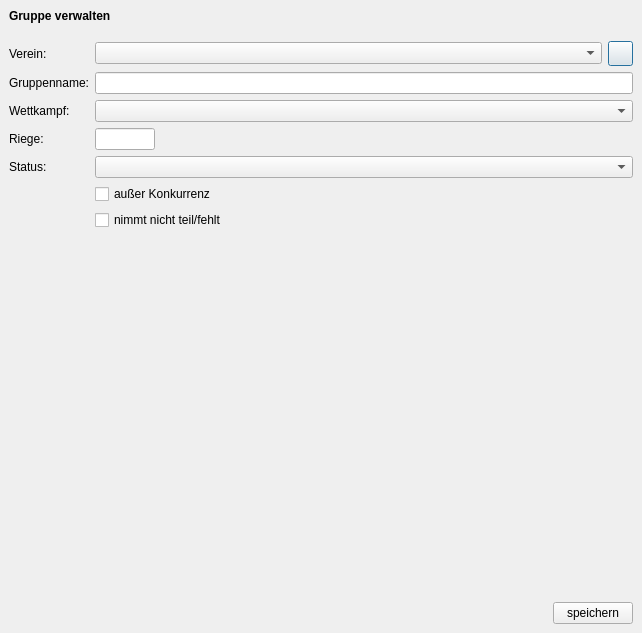
<?xml version="1.0" encoding="UTF-8"?>
<ui version="4.0">
 <class>Group_Dialog_Ui</class>
 <widget class="QDialog" name="Group_Dialog_Ui">
  <property name="geometry">
   <rect>
    <x>0</x>
    <y>0</y>
    <width>642</width>
    <height>633</height>
   </rect>
  </property>
  <property name="windowTitle">
   <string>TurnFix - Gruppenverwaltung</string>
  </property>
  <property name="windowIcon">
   <iconset resource="../../../../resources/TurnFix.qrc">
    <normaloff>:/appicons/icon.png</normaloff>:/appicons/icon.png</iconset>
  </property>
  <layout class="QGridLayout" name="gridLayout">
   <property name="margin">
    <number>0</number>
   </property>
   <property name="spacing">
    <number>0</number>
   </property>
   <item row="1" column="1">
    <widget class="QStackedWidget" name="stackedWidget">
     <property name="currentIndex">
      <number>0</number>
     </property>
     <widget class="QWidget" name="page">
      <layout class="QGridLayout" name="gridLayout_8">
       <item row="0" column="0">
        <widget class="QLabel" name="lbl_club">
         <property name="text">
          <string>Verein:</string>
         </property>
        </widget>
       </item>
       <item row="0" column="1">
        <widget class="QComboBox" name="cmb_club">
         <property name="sizePolicy">
          <sizepolicy hsizetype="Expanding" vsizetype="Fixed">
           <horstretch>0</horstretch>
           <verstretch>0</verstretch>
          </sizepolicy>
         </property>
         <property name="minimumSize">
          <size>
           <width>0</width>
           <height>0</height>
          </size>
         </property>
         <property name="maximumSize">
          <size>
           <width>16777215</width>
           <height>16777215</height>
          </size>
         </property>
        </widget>
       </item>
       <item row="0" column="2">
        <widget class="QPushButton" name="but_addclub">
         <property name="minimumSize">
          <size>
           <width>25</width>
           <height>25</height>
          </size>
         </property>
         <property name="maximumSize">
          <size>
           <width>25</width>
           <height>25</height>
          </size>
         </property>
         <property name="text">
          <string/>
         </property>
         <property name="icon">
          <iconset resource="../../../../resources/TurnFix.qrc">
           <normaloff>:/appicons/plus.png</normaloff>:/appicons/plus.png</iconset>
         </property>
         <property name="iconSize">
          <size>
           <width>15</width>
           <height>15</height>
          </size>
         </property>
        </widget>
       </item>
       <item row="1" column="0">
        <widget class="QLabel" name="lbl_tno">
         <property name="text">
          <string>Gruppenname:</string>
         </property>
        </widget>
       </item>
       <item row="1" column="1" colspan="2">
        <widget class="QLineEdit" name="txt_name"/>
       </item>
       <item row="2" column="0">
        <widget class="QLabel" name="lbl_wk">
         <property name="text">
          <string>Wettkampf:</string>
         </property>
        </widget>
       </item>
       <item row="2" column="1" colspan="2">
        <widget class="QComboBox" name="cmb_wk">
         <property name="sizePolicy">
          <sizepolicy hsizetype="Expanding" vsizetype="Fixed">
           <horstretch>0</horstretch>
           <verstretch>0</verstretch>
          </sizepolicy>
         </property>
         <property name="minimumSize">
          <size>
           <width>0</width>
           <height>0</height>
          </size>
         </property>
         <property name="maximumSize">
          <size>
           <width>16777215</width>
           <height>16777215</height>
          </size>
         </property>
        </widget>
       </item>
       <item row="3" column="0">
        <widget class="QLabel" name="lbl_rg">
         <property name="text">
          <string>Riege:</string>
         </property>
        </widget>
       </item>
       <item row="3" column="1">
        <widget class="QLineEdit" name="txt_rg">
         <property name="sizePolicy">
          <sizepolicy hsizetype="Fixed" vsizetype="Fixed">
           <horstretch>0</horstretch>
           <verstretch>0</verstretch>
          </sizepolicy>
         </property>
         <property name="minimumSize">
          <size>
           <width>60</width>
           <height>0</height>
          </size>
         </property>
         <property name="maximumSize">
          <size>
           <width>60</width>
           <height>16777215</height>
          </size>
         </property>
         <property name="maxLength">
          <number>5</number>
         </property>
        </widget>
       </item>
       <item row="4" column="0">
        <widget class="QLabel" name="label">
         <property name="text">
          <string>Status:</string>
         </property>
        </widget>
       </item>
       <item row="4" column="1" colspan="2">
        <widget class="QComboBox" name="cmb_status"/>
       </item>
       <item row="5" column="1" colspan="2">
        <widget class="QCheckBox" name="chk_ak">
         <property name="text">
          <string>außer Konkurrenz</string>
         </property>
        </widget>
       </item>
       <item row="6" column="1" colspan="2">
        <widget class="QCheckBox" name="chk_miss">
         <property name="text">
          <string>nimmt nicht teil/fehlt</string>
         </property>
        </widget>
       </item>
       <item row="7" column="1">
        <spacer name="verticalSpacer_4">
         <property name="orientation">
          <enum>Qt::Vertical</enum>
         </property>
         <property name="sizeHint" stdset="0">
          <size>
           <width>20</width>
           <height>40</height>
          </size>
         </property>
        </spacer>
       </item>
      </layout>
     </widget>
     <widget class="QWidget" name="page_2">
      <layout class="QGridLayout" name="gridLayout_2">
       <item row="0" column="0">
        <widget class="QTableView" name="tbl_tn">
         <property name="editTriggers">
          <set>QAbstractItemView::NoEditTriggers</set>
         </property>
         <property name="alternatingRowColors">
          <bool>true</bool>
         </property>
         <property name="selectionMode">
          <enum>QAbstractItemView::ExtendedSelection</enum>
         </property>
         <property name="selectionBehavior">
          <enum>QAbstractItemView::SelectRows</enum>
         </property>
         <attribute name="horizontalHeaderHighlightSections">
          <bool>false</bool>
         </attribute>
         <attribute name="verticalHeaderVisible">
          <bool>false</bool>
         </attribute>
         <attribute name="verticalHeaderDefaultSectionSize">
          <number>20</number>
         </attribute>
         <attribute name="verticalHeaderVisible">
          <bool>false</bool>
         </attribute>
         <attribute name="verticalHeaderDefaultSectionSize">
          <number>20</number>
         </attribute>
         <attribute name="horizontalHeaderHighlightSections">
          <bool>false</bool>
         </attribute>
        </widget>
       </item>
       <item row="1" column="0">
        <widget class="QWidget" name="widget_2" native="true">
         <layout class="QHBoxLayout" name="horizontalLayout_3">
          <property name="margin">
           <number>0</number>
          </property>
          <item>
           <spacer name="horizontalSpacer">
            <property name="orientation">
             <enum>Qt::Horizontal</enum>
            </property>
            <property name="sizeHint" stdset="0">
             <size>
              <width>40</width>
              <height>20</height>
             </size>
            </property>
           </spacer>
          </item>
          <item>
           <widget class="QPushButton" name="but_add">
            <property name="sizePolicy">
             <sizepolicy hsizetype="Fixed" vsizetype="Fixed">
              <horstretch>0</horstretch>
              <verstretch>0</verstretch>
             </sizepolicy>
            </property>
            <property name="minimumSize">
             <size>
              <width>25</width>
              <height>25</height>
             </size>
            </property>
            <property name="maximumSize">
             <size>
              <width>25</width>
              <height>25</height>
             </size>
            </property>
            <property name="toolTip">
             <string>Strg+Pfeil links</string>
            </property>
            <property name="icon">
             <iconset resource="../../../../resources/TurnFix.qrc">
              <normaloff>:/appicons/up.png</normaloff>:/appicons/up.png</iconset>
            </property>
            <property name="iconSize">
             <size>
              <width>15</width>
              <height>15</height>
             </size>
            </property>
            <property name="shortcut">
             <string>Ctrl+Left</string>
            </property>
           </widget>
          </item>
          <item>
           <widget class="QPushButton" name="but_del">
            <property name="sizePolicy">
             <sizepolicy hsizetype="Fixed" vsizetype="Fixed">
              <horstretch>0</horstretch>
              <verstretch>0</verstretch>
             </sizepolicy>
            </property>
            <property name="minimumSize">
             <size>
              <width>25</width>
              <height>25</height>
             </size>
            </property>
            <property name="maximumSize">
             <size>
              <width>25</width>
              <height>25</height>
             </size>
            </property>
            <property name="toolTip">
             <string>Strg+Pfeil rechts</string>
            </property>
            <property name="text">
             <string/>
            </property>
            <property name="icon">
             <iconset resource="../../../../resources/TurnFix.qrc">
              <normaloff>:/appicons/down.png</normaloff>:/appicons/down.png</iconset>
            </property>
            <property name="iconSize">
             <size>
              <width>15</width>
              <height>15</height>
             </size>
            </property>
            <property name="shortcut">
             <string>Ctrl+Right</string>
            </property>
           </widget>
          </item>
          <item>
           <spacer name="horizontalSpacer_2">
            <property name="orientation">
             <enum>Qt::Horizontal</enum>
            </property>
            <property name="sizeHint" stdset="0">
             <size>
              <width>40</width>
              <height>20</height>
             </size>
            </property>
           </spacer>
          </item>
         </layout>
        </widget>
       </item>
       <item row="2" column="0" rowspan="3">
        <widget class="QTableView" name="tbl_avtn">
         <property name="sizePolicy">
          <sizepolicy hsizetype="Expanding" vsizetype="Expanding">
           <horstretch>0</horstretch>
           <verstretch>0</verstretch>
          </sizepolicy>
         </property>
         <property name="editTriggers">
          <set>QAbstractItemView::NoEditTriggers</set>
         </property>
         <property name="alternatingRowColors">
          <bool>true</bool>
         </property>
         <property name="selectionBehavior">
          <enum>QAbstractItemView::SelectRows</enum>
         </property>
         <attribute name="horizontalHeaderHighlightSections">
          <bool>false</bool>
         </attribute>
         <attribute name="verticalHeaderVisible">
          <bool>false</bool>
         </attribute>
         <attribute name="verticalHeaderDefaultSectionSize">
          <number>20</number>
         </attribute>
         <attribute name="verticalHeaderVisible">
          <bool>false</bool>
         </attribute>
         <attribute name="verticalHeaderDefaultSectionSize">
          <number>20</number>
         </attribute>
         <attribute name="horizontalHeaderHighlightSections">
          <bool>false</bool>
         </attribute>
        </widget>
       </item>
       <item row="2" column="1">
        <widget class="QPushButton" name="but_TNadd">
         <property name="sizePolicy">
          <sizepolicy hsizetype="Fixed" vsizetype="Fixed">
           <horstretch>0</horstretch>
           <verstretch>0</verstretch>
          </sizepolicy>
         </property>
         <property name="minimumSize">
          <size>
           <width>25</width>
           <height>25</height>
          </size>
         </property>
         <property name="maximumSize">
          <size>
           <width>25</width>
           <height>25</height>
          </size>
         </property>
         <property name="toolTip">
          <string>Strg++</string>
         </property>
         <property name="text">
          <string/>
         </property>
         <property name="icon">
          <iconset resource="../../../../resources/TurnFix.qrc">
           <normaloff>:/appicons/plus.png</normaloff>:/appicons/plus.png</iconset>
         </property>
         <property name="iconSize">
          <size>
           <width>15</width>
           <height>15</height>
          </size>
         </property>
         <property name="shortcut">
          <string>Ctrl++</string>
         </property>
        </widget>
       </item>
       <item row="3" column="1">
        <widget class="QPushButton" name="but_TNedit">
         <property name="minimumSize">
          <size>
           <width>25</width>
           <height>25</height>
          </size>
         </property>
         <property name="maximumSize">
          <size>
           <width>25</width>
           <height>25</height>
          </size>
         </property>
         <property name="toolTip">
          <string>Strg+E</string>
         </property>
         <property name="icon">
          <iconset resource="../../../../resources/TurnFix.qrc">
           <normaloff>:/appicons/edit.png</normaloff>:/appicons/edit.png</iconset>
         </property>
         <property name="shortcut">
          <string>Ctrl+E</string>
         </property>
        </widget>
       </item>
       <item row="4" column="1">
        <spacer name="verticalSpacer_3">
         <property name="orientation">
          <enum>Qt::Vertical</enum>
         </property>
         <property name="sizeHint" stdset="0">
          <size>
           <width>0</width>
           <height>188</height>
          </size>
         </property>
        </spacer>
       </item>
       <item row="5" column="0" colspan="2">
        <widget class="QCheckBox" name="chk_club">
         <property name="text">
          <string>andere Vereine ausblenden</string>
         </property>
         <property name="checked">
          <bool>true</bool>
         </property>
        </widget>
       </item>
       <item row="6" column="0" colspan="2">
        <widget class="QCheckBox" name="chk_planned">
         <property name="text">
          <string>verplante Teilnehmer ausblenden</string>
         </property>
        </widget>
       </item>
      </layout>
     </widget>
     <widget class="QWidget" name="page_3">
      <layout class="QGridLayout" name="gridLayout_3">
       <item row="0" column="0">
        <widget class="QListWidget" name="lst_dis"/>
       </item>
      </layout>
     </widget>
    </widget>
   </item>
   <item row="0" column="0" colspan="2">
    <widget class="QWidget" name="headerWidget" native="true">
     <layout class="QHBoxLayout" name="horizontalLayout">
      <item>
       <widget class="QLabel" name="label_2">
        <property name="font">
         <font>
          <weight>75</weight>
          <bold>true</bold>
         </font>
        </property>
        <property name="text">
         <string>Gruppe verwalten</string>
        </property>
       </widget>
      </item>
     </layout>
    </widget>
   </item>
   <item row="1" column="0" rowspan="2">
    <widget class="QWidget" name="sidebar" native="true">
     <layout class="QHBoxLayout" name="horizontalLayout_2">
      <property name="spacing">
       <number>0</number>
      </property>
      <property name="margin">
       <number>0</number>
      </property>
     </layout>
    </widget>
   </item>
   <item row="2" column="1">
    <widget class="QWidget" name="widget" native="true">
     <layout class="QHBoxLayout" name="horizontalLayout_4">
      <property name="topMargin">
       <number>0</number>
      </property>
      <item>
       <spacer name="horizontalSpacer_3">
        <property name="orientation">
         <enum>Qt::Horizontal</enum>
        </property>
        <property name="sizeHint" stdset="0">
         <size>
          <width>40</width>
          <height>20</height>
         </size>
        </property>
       </spacer>
      </item>
      <item>
       <widget class="QPushButton" name="but_save">
        <property name="sizePolicy">
         <sizepolicy hsizetype="Fixed" vsizetype="Fixed">
          <horstretch>0</horstretch>
          <verstretch>0</verstretch>
         </sizepolicy>
        </property>
        <property name="layoutDirection">
         <enum>Qt::RightToLeft</enum>
        </property>
        <property name="text">
         <string>speichern</string>
        </property>
       </widget>
      </item>
     </layout>
    </widget>
   </item>
  </layout>
  <action name="act_group">
   <property name="checkable">
    <bool>true</bool>
   </property>
   <property name="icon">
    <iconset resource="../../../../resources/TurnFix.qrc">
     <normaloff>:/appicons/misc.png</normaloff>:/appicons/misc.png</iconset>
   </property>
   <property name="text">
    <string>Allgemein</string>
   </property>
  </action>
  <action name="act_tn">
   <property name="checkable">
    <bool>true</bool>
   </property>
   <property name="icon">
    <iconset resource="../../../../resources/TurnFix.qrc">
     <normaloff>:/appicons/teilnehmer.png</normaloff>:/appicons/teilnehmer.png</iconset>
   </property>
   <property name="text">
    <string>Mitglieder</string>
   </property>
  </action>
  <action name="act_dis">
   <property name="checkable">
    <bool>true</bool>
   </property>
   <property name="icon">
    <iconset resource="../../../../resources/TF_GeraeteIcons.qrc">
     <normaloff>:/icons/sprung.png</normaloff>:/icons/sprung.png</iconset>
   </property>
   <property name="text">
    <string>Disziplinen</string>
   </property>
  </action>
 </widget>
 <resources>
  <include location="../../../../resources/TF_GeraeteIcons.qrc"/>
  <include location="../../../../resources/TurnFix.qrc"/>
 </resources>
 <connections/>
</ui>
